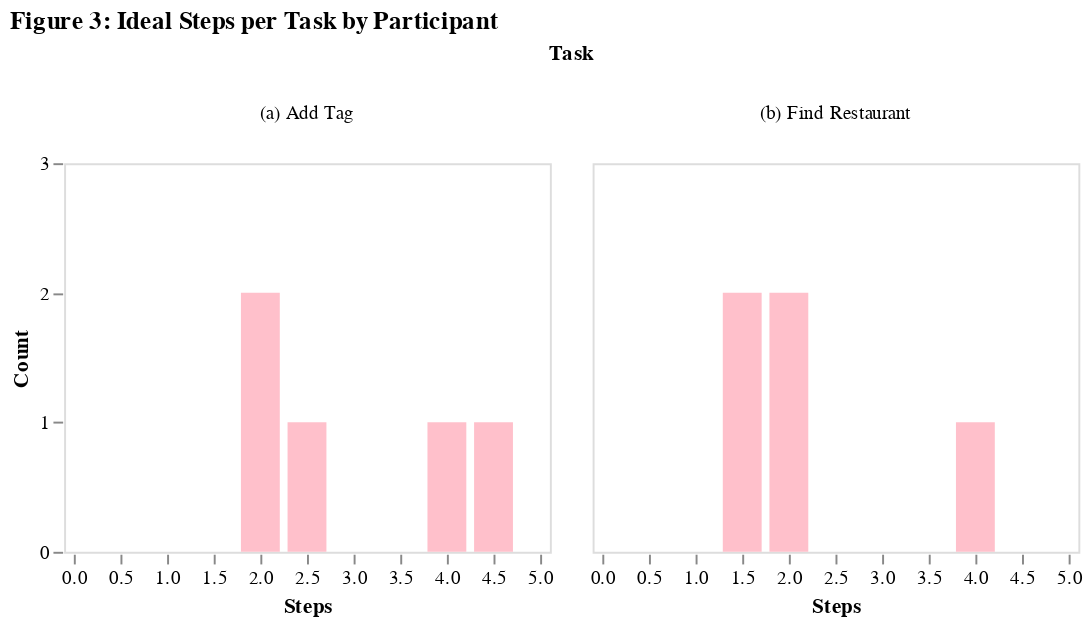

Here is the notebook cell this chart was saved with:
### Code cell
alt.Chart(df_steps).mark_bar(color = "pink", size = 20).encode(
    x = alt.X('Steps:Q', scale = alt.Scale(domain = [0, 5]),
              axis = alt.Axis(values=[0, 0.5, 1, 1.5, 2, 2.5, 3, 3.5,
                                      4, 4.5, 5])
             ),
    y = alt.Y('count()', title = "Count", scale = alt.Scale(domain = [0, 3]),
             axis = alt.Axis(values=[0, 1, 2, 3])),
    #color=alt.Color('Task:N', title='Task'),
    column = alt.Column('Task:N', header=alt.Header(labelAngle=0))
    
).properties(
    title='Figure 3: Ideal Steps per Task by Participant',
    width = 250,
    height = 200
).configure_axis(
    grid = False,  
    #tickSize = 0,   
    domain = False  # Removes axis lines,
).configure_view(
    #stroke = None
)

### Figure 1 — Vega-Lite specification as saved in the notebook (floating-point values rounded to 4 significant figures)
{"config": {"view": {"continuousWidth": 300, "continuousHeight": 300}, "axis": {"domain": false, "grid": false}}, "data": {"name": "data-c435f4d92371d41c46517a47ab10e406"}, "mark": {"type": "bar", "color": "pink", "size": 20}, "encoding": {"column": {"field": "Task", "header": {"labelAngle": 0}, "type": "nominal"}, "x": {"axis": {"values": [0, 0.5, 1, 1.5, 2, 2.5, 3, 3.5, 4, 4.5, 5]}, "field": "Steps", "scale": {"domain": [0, 5]}, "type": "quantitative"}, "y": {"aggregate": "count", "axis": {"values": [0, 1, 2, 3]}, "scale": {"domain": [0, 3]}, "title": "Count", "type": "quantitative"}}, "height": 200, "title": "Figure 3: Ideal Steps per Task by Participant", "width": 250, "$schema": "https://vega.github.io/schema/vega-lite/v5.8.0.json", "datasets": {"data-c435f4d92371d41c46517a47ab10e406": [{"Participant": 1, "Task": "(a) Add Tag", "Steps": 4.0}, {"Participant": 2, "Task": "(a) Add Tag", "Steps": 2.0}, {"Participant": 3, "Task": "(a) Add Tag", "Steps": 4.5}, {"Participant": 4, "Task": "(a) Add Tag", "Steps": 2.5}, {"Participant": 5, "Task": "(a) Add Tag", "Steps": 2.0}, {"Participant": 1, "Task": "(b) Find Restaurant", "Steps": 2.0}, {"Participant": 2, "Task": "(b) Find Restaurant", "Steps": 4.0}, {"Participant": 3, "Task": "(b) Find Restaurant", "Steps": 1.5}, {"Participant": 4, "Task": "(b) Find Restaurant", "Steps": 1.5}, {"Participant": 5, "Task": "(b) Find Restaurant", "Steps": 2.0}]}}
